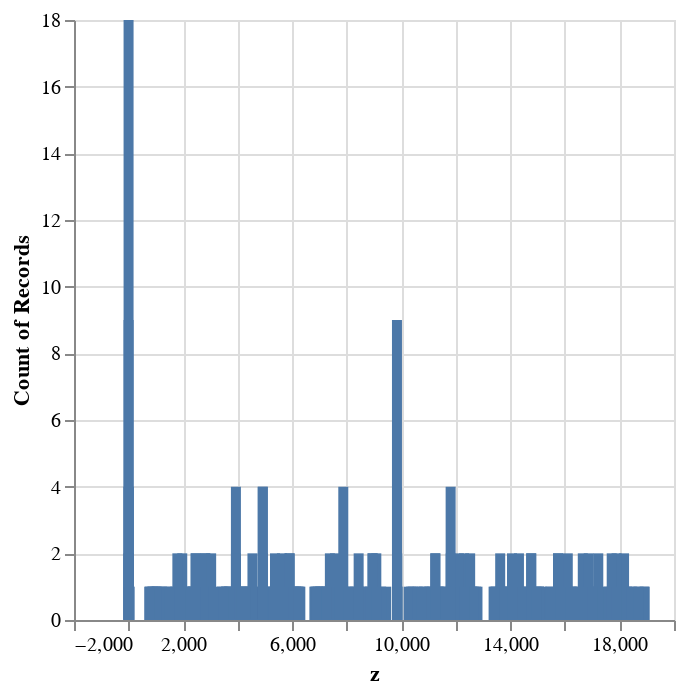

The cell this chart's notebook holds for it:
### Code cell
import altair as alt

alt.Chart(df_27).mark_bar().encode(
    x='z',
    y='count()'
)

### Figure 1 — Vega-Lite specification as saved in the notebook (floating-point values rounded to 4 significant figures; data arrays with more than 128 entries replaced by an {"elided": "..."} marker saying what was removed)
{"config": {"view": {"continuousWidth": 300, "continuousHeight": 300}}, "data": {"name": "data-6fab81d785d2f8906593790bb25a1a4f"}, "mark": {"type": "bar"}, "encoding": {"x": {"field": "z", "type": "quantitative"}, "y": {"aggregate": "count", "type": "quantitative"}}, "$schema": "https://vega.github.io/schema/vega-lite/v5.16.3.json", "datasets": {"data-6fab81d785d2f8906593790bb25a1a4f": {"elided": "324 records"}}}
